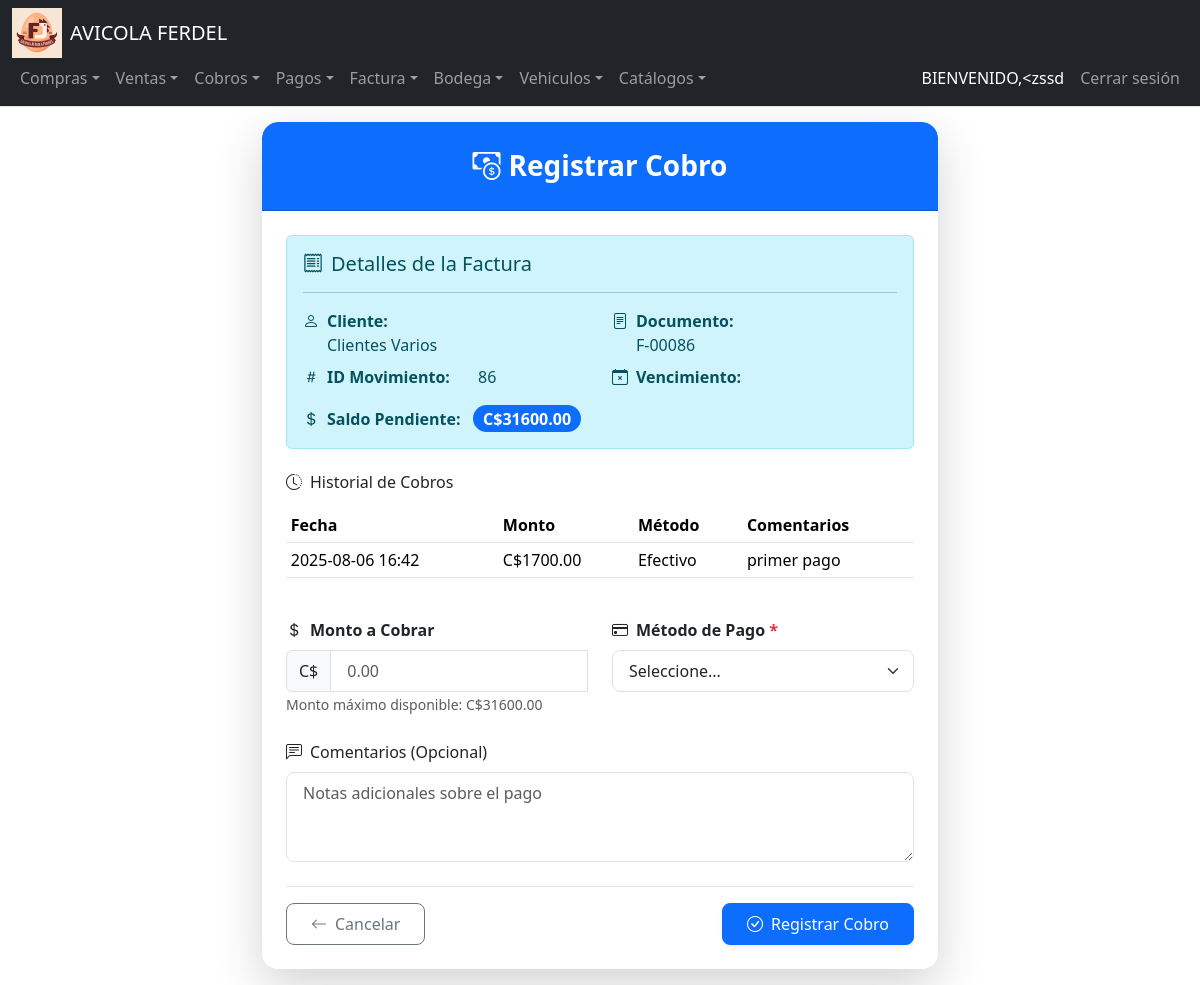
Before: /registrar_cobro/86 (signed in) with the older database file.
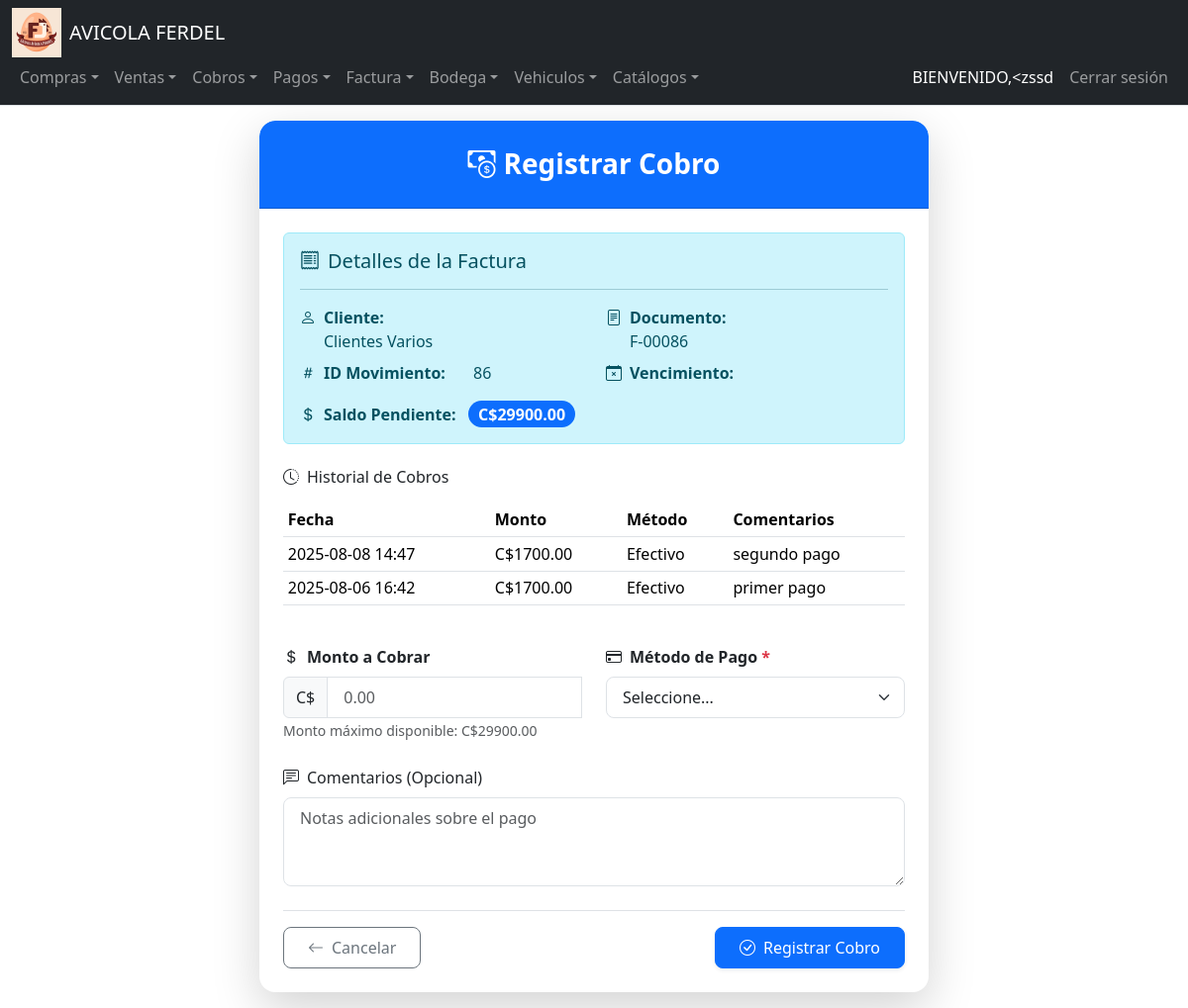
After: the same page with the newer database file.
### tables this page shows
CREATE TABLE Detalle_Cuentas_Por_Cobrar (
    ID_Movimiento INTEGER PRIMARY KEY AUTOINCREMENT,
    Fecha DATE NOT NULL,
    ID_Cliente INTEGER NOT NULL,
    Num_Documento TEXT NOT NULL,
    Observacion TEXT,
    Fecha_Vencimiento DATE,
    Tipo_Movimiento INTEGER NOT NULL,
    Monto_Movimiento NUMERIC(12,2) NOT NULL,
    IVA NUMERIC(12,2) DEFAULT 0,
    Retencion NUMERIC(12,2) DEFAULT 0,
    ID_Empresa INTEGER NOT NULL, Saldo_Pendiente NUMERIC(12,2),
    FOREIGN KEY (ID_Cliente) REFERENCES Clientes(ID_Cliente),
    FOREIGN KEY (ID_Empresa) REFERENCES Empresa(ID_Empresa)
);

CREATE TABLE Pagos_CuentasCobrar (
    ID_Pago INTEGER PRIMARY KEY AUTOINCREMENT,
    ID_Movimiento INTEGER NOT NULL,
    Fecha DATETIME NOT NULL DEFAULT CURRENT_TIMESTAMP,
    Monto NUMERIC(12,2) NOT NULL,
    ID_MetodoPago INTEGER NOT NULL,
    Comentarios TEXT,
    Detalles_Metodo TEXT,
    FOREIGN KEY (ID_Movimiento) REFERENCES Detalle_Cuentas_Por_Cobrar(ID_Movimiento) ON DELETE CASCADE,
    FOREIGN KEY (ID_MetodoPago) REFERENCES Metodos_Pago(ID_MetodoPago)
);

CREATE TABLE Metodos_Pago (
    ID_MetodoPago INTEGER PRIMARY KEY AUTOINCREMENT,
    Nombre TEXT NOT NULL
);

### app.py (the view, shortened to what this page needs)
@app.route("/registrar_cobro/<int:id_movimiento>", methods=["GET", "POST"])
@login_required
def registrar_cobro(id_movimiento):
    try:
        factura = db.execute("""
            SELECT
                dcc.ID_Movimiento,
                dcc.Num_Documento,
                dcc.Monto_Movimiento,
                c.Nombre AS Cliente,
                c.ID_Cliente
            FROM Detalle_Cuentas_Por_Cobrar dcc
            JOIN Clientes c ON dcc.ID_Cliente = c.ID_Cliente
            WHERE dcc.ID_Movimiento = ?
        """, id_movimiento)[0]
        metodos_pago = db.execute("""
            SELECT ID_MetodoPago, Nombre
            FROM Metodos_Pago
            ORDER BY Nombre
        """)
        historial_cobros = db.execute("""
            SELECT
                p.ID_Pago,
                p.Fecha,
                p.Monto,
                mp.Nombre AS MetodoPago,
                p.Comentarios,
                p.Detalles_Metodo
            FROM Pagos_CuentasCobrar p
            JOIN Metodos_Pago mp ON p.ID_MetodoPago = mp.ID_MetodoPago
            WHERE p.ID_Movimiento = ?
            ORDER BY p.Fecha DESC
        """, id_movimiento)
        for cobro in historial_cobros:
            if cobro['Detalles_Metodo']:
                try:
                    cobro['Detalles_Metodo'] = json.loads(cobro['Detalles_Metodo'])
                except json.JSONDecodeError:
                    cobro['Detalles_Metodo'] = {'tipo': 'desconocido', 'detalle': cobro['Detalles_Metodo']}
        return render_template(
            "registrar_cobro.html",
            factura=factura,
            metodos=metodos_pago,
            historial=historial_cobros
        )
    except IndexError:
        flash("❌ Factura no encontrada", "danger")
        return redirect(url_for("cobros"))
    except Exception as e:
        flash(f"❌ Error al cargar datos: {str(e)}", "danger")
        app.logger.error(f"Error en GET registrar_cobro: {str(e)}")
        return redirect(url_for("cobros"))

### app.py (called while the page is built)
@login_manager.user_loader
def load_user(user_id):
    user_data = db.execute("SELECT * FROM Usuarios WHERE ID_Usuario = ?", user_id)
    if len(user_data) == 1:
        return User(user_data[0]["ID_Usuario"], user_data[0]["NombreUsuario"])
    return None

@app.after_request
def after_request(response):
    response.headers["Cache-Control"] = "no-cache, no-store, must-revalidate"
    response.headers["Expires"] = 0
    response.headers["Pragma"] = "no-cache"
    return response

### Templates/registrar_cobro.html (shortened to what the changed rows need)
{% extends "layout.html" %}
{% block main %}
<div class="container" style="max-width: 700px; margin-top: 30px;">
    <div class="card shadow-lg border-0 rounded-4">
        <div class="card-body p-4">
            <div class="alert alert-info mb-4">
                <div class="row">
                    <div class="col-md-6">
                        <p class="mb-2"><strong><i class="bi bi-hash me-2"></i>ID Movimiento:</strong>
                        <span class="ms-4">{{ factura.ID_Movimiento }}</span></p>
                    </div>
                    <div class="col-md-6">
                        <p class="mb-2"><strong><i class="bi bi-file-text me-2"></i>Documento:</strong><br>
                        <span class="ms-4">{{ factura.Num_Documento }}</span></p>
                    </div>
                </div>
                <div class="mt-2">
                    <p class="mb-0"><strong><i class="bi bi-currency-dollar me-2"></i>Saldo Pendiente:</strong>
                    <span class="badge bg-primary rounded-pill fs-6 ms-2">C${{ "%0.2f"|format(factura.Monto_Movimiento) }}</span></p>
                </div>
            </div>
            {% if historial %}
            <div class="mb-4">
                <div class="table-responsive">
                    <table class="table table-sm table-hover">
                        <thead>
                            <tr>
                                <th>Fecha</th>
                                <th>Monto</th>
                                <th>Método</th>
                                <th>Comentarios</th>
                            </tr>
                        </thead>
                        <tbody>
                            {% for cobro in historial %}
                            <tr>
                                <td>
                                    {% if cobro.Fecha %}
                                        {% if cobro.Fecha is string %}
                                            {{ cobro.Fecha[:16] }}
                                        {% else %}
                                            {{ cobro.Fecha.strftime('%d/%m/%Y %H:%M') }}
                                        {% endif %}
                                    {% else %}
                                        -
                                    {% endif %}
                                </td>
                                <td>C${{ "%0.2f"|format(cobro.Monto) }}</td>
                                <td>{{ cobro.MetodoPago }}</td>
                                <td>{{ cobro.Comentarios|truncate(20) if cobro.Comentarios else '-' }}</td>
                            </tr>
                            {% endfor %}
                        </tbody>
                    </table>
                </div>
            </div>
            {% endif %}
            <form method="post" action="{{ url_for('registrar_cobro', id_movimiento=factura.ID_Movimiento) }}" class="needs-validation" novalidate>
                <div class="row mb-4">
                    <div class="col-md-6 mb-3 mb-md-0">
                        <label for="monto" class="form-label fw-bold">
                            <i class="bi bi-currency-dollar me-2"></i>Monto a Cobrar
                        </label>
                        <div class="input-group">
                            <span class="input-group-text">C$</span>
                            <input type="number" class="form-control py-2" id="monto" name="monto"
                                   step="0.01" min="0.01" max="{{ factura.Monto_Movimiento }}"
                                   placeholder="0.00" required>
                        </div>
                        <small class="text-muted">Monto máximo disponible: C${{ "%0.2f"|format(factura.Monto_Movimiento) }}</small>
                    </div>
                </div>
            </form>
        </div>
    </div>
</div>
{% endblock %}

Changed rows visible on the page:
changed Detalle_Cuentas_Por_Cobrar id 86: Monto_Movimiento "31600.00" → "29900.00"
added Pagos_CuentasCobrar: Fecha "2025-08-08 14:47", Monto "1700.00", MetodoPago "Efectivo", Comentarios "segundo pago"
